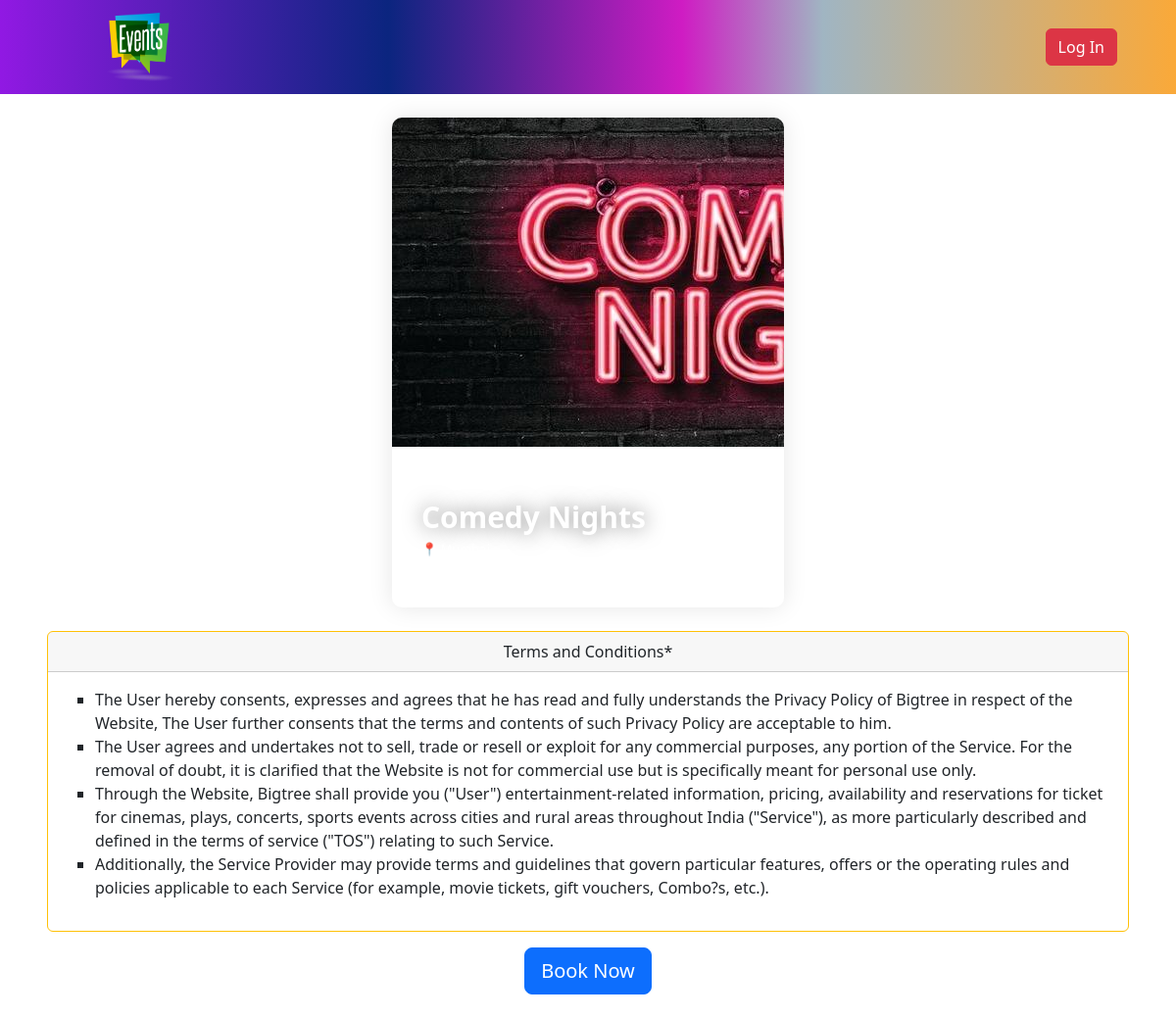
The app's page /ticketbooking/7 with its own data.
### event_management/models.py (models this page shows)
class Event(models.Model):
    event_options = [
            ("Social Event","Social Event"),
            ("Concert","Concert"),
            ("Music Show","Music Show"),
            ("Movie Show", "Movie Show"),
            ("Charity Event", "Charity Event"),
            ("Comedy Show", "Comedy Show")
        ]
    event_name = models.CharField(max_length = 30)
    city = models.CharField(max_length = 30)
    event_category = models.CharField(max_length=30 ,choices = event_options)
    date = models.DateField()
    time = models.TimeField()
    available_seats  = models.IntegerField()
    ticket_price = models.IntegerField()
    image = models.ImageField(upload_to="event_management/images", default="")

### event_management/views.py (the view)
# urls.py: path('ticketbooking/<int:id>', views.ticket_booking, name='ticketbooking'),
def ticket_booking(request, id):
	event_detail = Event.objects.filter(id=id)
	context = {
		'event_detail' : event_detail
	}
	return render(request=request, template_name='ticket_booking.html', context=context)

### templates/ticket_booking.html (shortened to what this page needs)
{% extends 'base.html' %}
{%block body%}
    {%for event in event_detail%}
    <div class="col-mx-auto my-4">
        <div class="profile-card-2">
        <img src="/media/{{event.image}}" class="img img-responsive">
            <div class="profile-name">{{event.event_name}}</div>
            <div class="profile-username">📍 {{event.city}}</div>
    </div>
    <div class="card border-warning mb-3 mx-5 my-4" >
        <center><div class="card-header">Terms and Conditions*</div></center>
        <div class="card-body">
            <ul style="list-style-type: square;">
                <li>The User hereby consents, expresses and agrees that he has read and fully understands the Privacy Policy of Bigtree in respect of the Website, The User further consents that the terms and contents of such Privacy Policy are acceptable to him.</li>
                <li>The User agrees and undertakes not to sell, trade or resell or exploit for any commercial purposes, any portion of the Service. For the removal of doubt, it is clarified that the Website is not for commercial use but is specifically meant for personal use only.</li>
                <li>Through the Website, Bigtree shall provide you ("User") entertainment-related information, pricing, availability and reservations for ticket for cinemas, plays, concerts, sports events across cities and rural areas throughout India ("Service"), as more particularly described and defined in the terms of service ("TOS") relating to such Service.</li>
                <li>Additionally, the Service Provider may provide terms and guidelines that govern particular features, offers or the operating rules and policies applicable to each Service (for example, movie tickets, gift vouchers, Combo?s, etc.). </li>
            </ul>
        </div>
    </div>
    <form method="post" action="/checkout">
        <center>
            <button type="submit" class="btn btn-primary btn-lg">Book Now</button>
    </form>
    {%endfor%}
{%endblock body%}

### templates/base.html (style rules this page uses)
.profile-card-2 { max-width: 400px; height : 500px; background-color: #FFF; box-shadow: 0px 0px 25px rgba(0, 0, 0, 0.1); background-position: center; overflow: hidden; position: relative; margin: 10px auto; cursor: pointer; border-radius: 10px; }
.profile-card-2 img { transition: all linear 0.25s; }
.profile-card-2 .profile-name { position: absolute; left: 30px; bottom: 70px; font-size: 30px; color: #FFF; text-shadow: 0px 0px 20px rgba(0, 0, 0, 0.5); font-weight: bold; transition: all linear 0.25s; }
.profile-card-2 .profile-username { position: absolute; bottom: 50px; left: 30px; color: #FFF; font-size: 13px; transition: all linear 0.25s; }

### records on screen
Event: image (picture), event_name "Comedy Nights"
